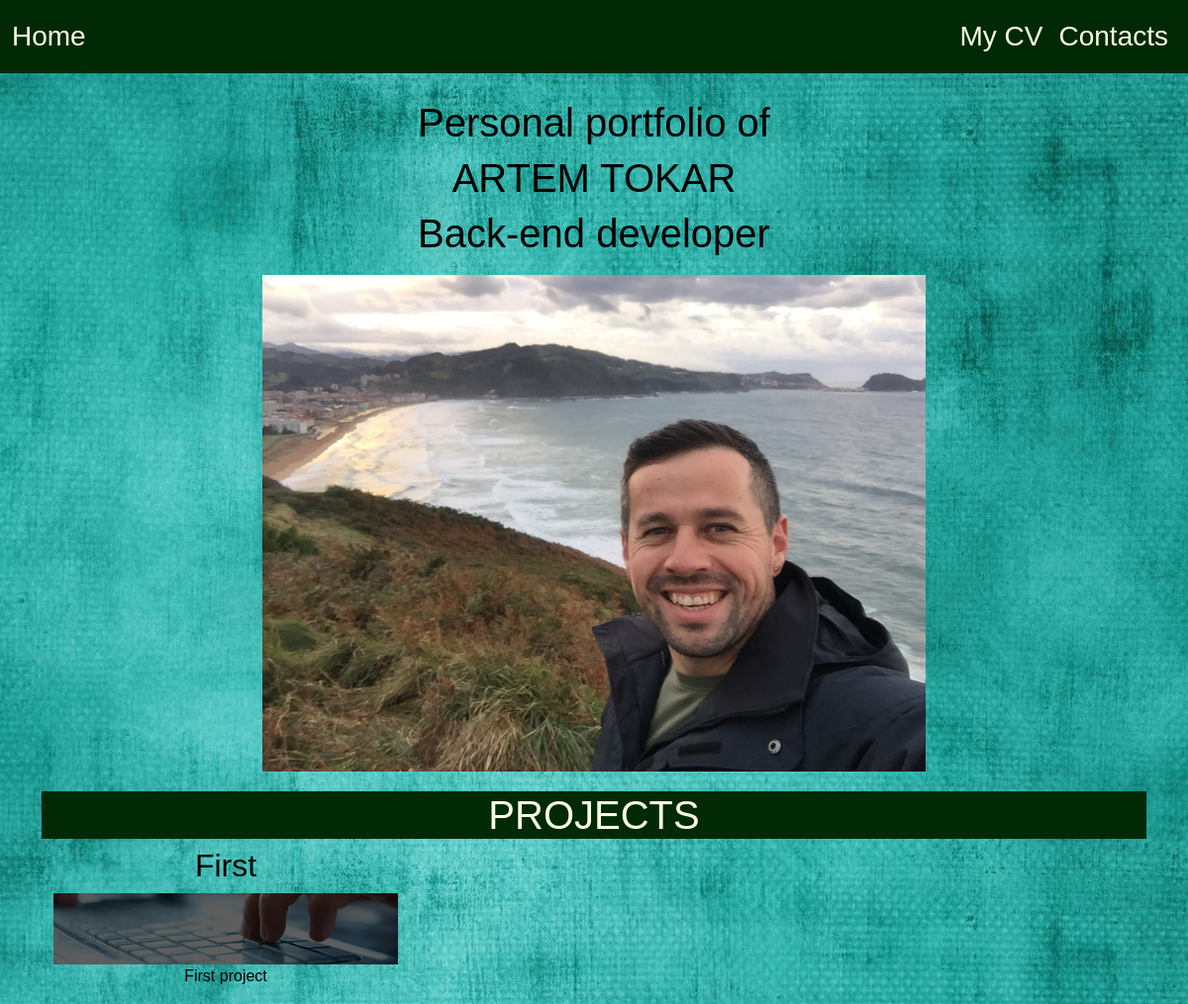
/, run on an earlier commit of the app's database.
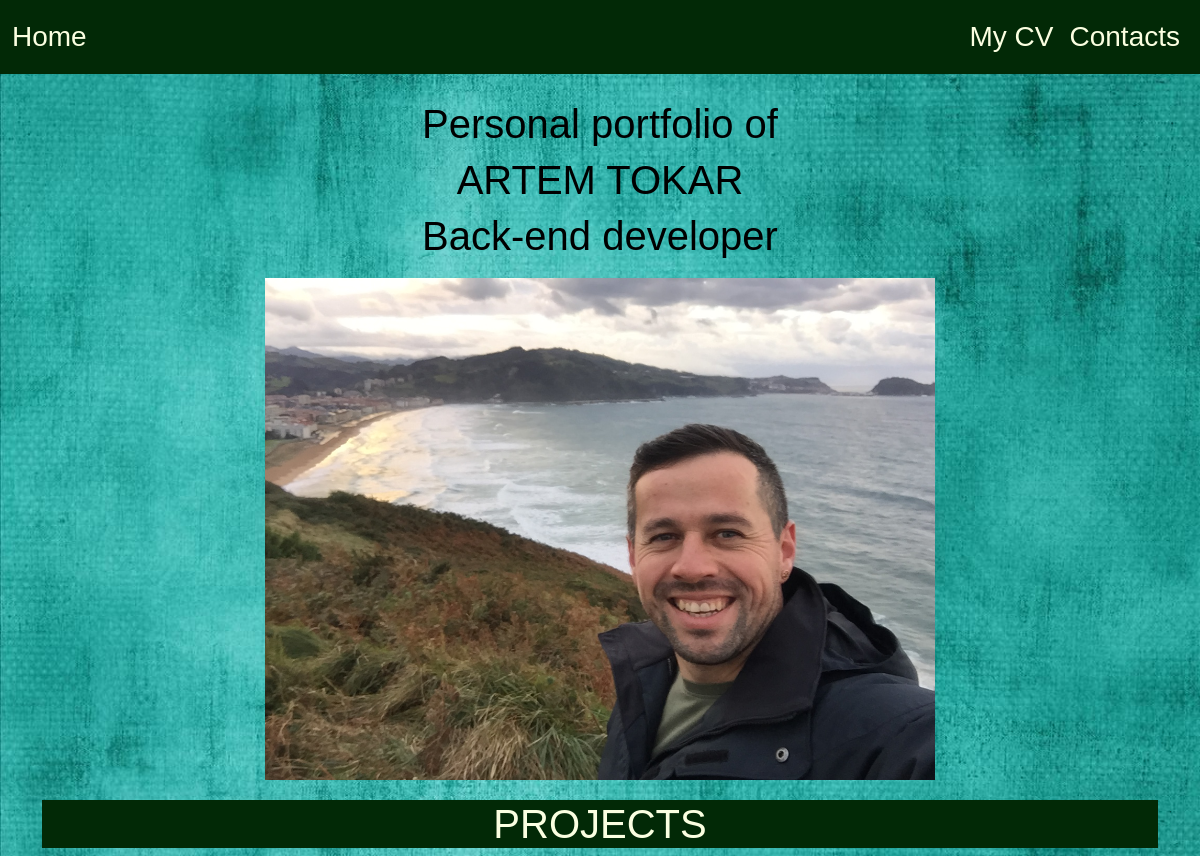
And on a later commit of the database.
### portfolio/models.py (models this page shows, shortened)
class Project(models.Model):
    title = models.CharField(max_length=50)
    description = models.CharField(max_length=200)
    image = models.ImageField(upload_to='portfolio/image')  # upload_to - where we will save image
    url = models.URLField(blank=True)  # blank=True - field  can be empty

### portfolio/views.py (the view)
# urls.py: path('', views.home, name='home'),
def home(request):
    projects = Project.objects.all()
    return render(request, 'portfolio/home.html', context={'projects': projects})

### portfolio/templates/portfolio/home.html
{% extends 'portfolio/base.html' %}
{% load static %}
{% block content %}
    <h1 class="container text-center">Personal portfolio of</h1>
    <h1 class="container text-center">ARTEM TOKAR</h1>
    <h1 class="container text-center">Back-end developer</h1>
    <div class="container text-center">
        <img src="{% static 'portfolio/me.jpg' %}" class="img img-fluid">
        <h1 class="projects container text-center">PROJECTS</h1>
        <div class="container">
        <div class="row">
        {% for project in projects %}
            <div class="col-sm-4">
            <h2>{{ project.title }}</h2>
            <a target="blank" class="l-flex link-text" href="{{ project.url }}">
            <image src="{{ project.image.url }}" class="img-fluid"></image></a>
            <p>{{ project.description }}</p>
            </div>
        {% endfor %}
        </div>
        </div>
    </div>
{% endblock %}

What changed in the data, as far as the page shows it:
removed Project: title "First", image (picture), description "First project"
